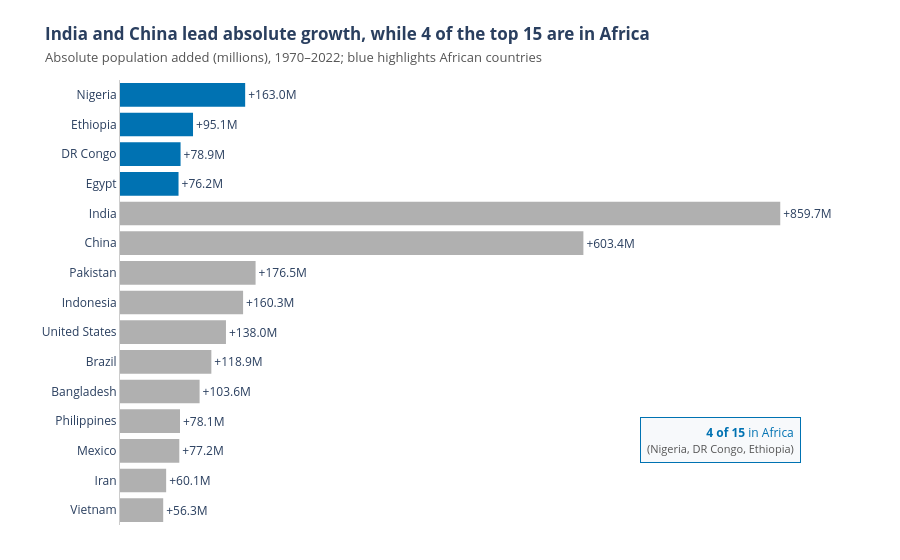

Here is the notebook cell this chart was saved with:
### Markdown cell above
Chart Type: Sorted Horizontal Bar Chart (px.bar)

Justification: A sorted bar chart makes ranking and comparing exact magnitude differences across 15 discrete countries effortless via aligned bar lengths along a common baseline. Colouring African countries in Okabe-Ito blue (#0072B2) against neutral grey (#B0B0B0) for other regions directly answers how many top-gaining countries are in Africa without needing a legend, while direct end-of-bar value labels and a callout annotation highlight the key takeaways.

### Code cell
# Q2
# YOUR CODE HERE

import pandas as pd
import plotly.express as px

pop_wide = df[["CCA3", "Country", "Continent", "1970 Population", "2022 Population"]].copy()
pop_wide["Growth_1970_2022"] = pop_wide["2022 Population"] - pop_wide["1970 Population"]
pop_wide["Growth_Millions"] = pop_wide["Growth_1970_2022"] / 1e6

top15 = (
    pop_wide.sort_values("Growth_1970_2022", ascending=False)
    .head(15)
    .sort_values("Growth_1970_2022", ascending=True)
    .copy()
)

top15["Is_Africa"] = top15["Continent"] == "Africa"
africa_count = int(top15["Is_Africa"].sum())

color_map = {
    True: "#0072B2",   # Accent blue for Africa
    False: "#B0B0B0",  # Neutral grey for other continents
}

fig = px.bar(
    top15,
    x="Growth_Millions",
    y="Country",
    orientation="h",
    color="Is_Africa",
    color_discrete_map=color_map,
    template="plotly_white",
    text=top15["Growth_Millions"].map(lambda v: f"+{v:.1f}M"),
    title=(
        f"<b>India and China lead absolute growth, while {africa_count} of the top 15 are in Africa</b>"
        "<br><span style='font-size:13px; color:#555555;'>"
        "Absolute population added (millions), 1970–2022; blue highlights African countries</span>"
    ),
)

fig.update_traces(
    textposition="outside",
    cliponaxis=False,
    marker_line_width=0,
    hovertemplate="<b>%{y}</b><br>Added: %{x:.1f}M<extra></extra>",
)

fig.add_annotation(
    xref="paper",
    yref="paper",
    x=0.98,
    y=0.14,
    text=f"<b>{africa_count} of 15</b> in Africa<br><span style='font-size:11px; color:#555555;'>(Nigeria, DR Congo, Ethiopia)</span>",
    showarrow=False,
    align="right",
    bgcolor="#F7F9FB",
    bordercolor="#0072B2",
    borderwidth=1,
    borderpad=6,
    font=dict(size=12, color="#0072B2"),
)

fig.update_layout(
    showlegend=False,
    margin=dict(l=120, r=85, t=80, b=35),
    hovermode="closest",
)

fig.update_xaxes(
    title=None,
    showticklabels=False,
    showgrid=False,
    zeroline=False,
)

fig.update_yaxes(
    title=None,
    showgrid=False,
    linecolor="#CCCCCC",
)

fig.show()

### Figure 1 — Plotly figure (JSON) as saved in the notebook; plotly's stock layout.template omitted (floating-point values rounded to 4 significant figures)
{"data": [{"cliponaxis": false, "hovertemplate": "<b>%{y}</b><br>Added: %{x:.1f}M<extra></extra>", "legendgroup": "False", "marker": {"color": "#B0B0B0", "line": {"width": 0}, "pattern": {"shape": ""}}, "name": "False", "orientation": "h", "showlegend": true, "text": ["+56.3M", "+60.1M", "+77.2M", "+78.1M", "+103.6M", "+118.9M", "+138.0M", "+160.3M", "+176.5M", "+603.4M", "+859.7M"], "textposition": "outside", "type": "bar", "x": [56.26, 60.1, 77.21, 78.12, 103.6, 118.9, 138.0, 160.3, 176.5, 603.4, 859.7], "xaxis": "x", "y": ["Vietnam", "Iran", "Mexico", "Philippines", "Bangladesh", "Brazil", "United States", "Indonesia", "Pakistan", "China", "India"], "yaxis": "y"}, {"cliponaxis": false, "hovertemplate": "<b>%{y}</b><br>Added: %{x:.1f}M<extra></extra>", "legendgroup": "True", "marker": {"color": "#0072B2", "line": {"width": 0}, "pattern": {"shape": ""}}, "name": "True", "orientation": "h", "showlegend": true, "text": ["+76.2M", "+78.9M", "+95.1M", "+163.0M"], "textposition": "outside", "type": "bar", "x": [76.21, 78.86, 95.07, 163.0], "xaxis": "x", "y": ["Egypt", "DR Congo", "Ethiopia", "Nigeria"], "yaxis": "y"}], "layout": {"annotations": [{"align": "right", "bgcolor": "#F7F9FB", "bordercolor": "#0072B2", "borderpad": 6, "borderwidth": 1, "font": {"color": "#0072B2", "size": 12}, "showarrow": false, "text": "<b>4 of 15</b> in Africa<br><span style='font-size:11px; color:#555555;'>(Nigeria, DR Congo, Ethiopia)</span>", "x": 0.98, "xref": "paper", "y": 0.14, "yref": "paper"}], "barmode": "relative", "hovermode": "closest", "legend": {"title": {"text": "Is_Africa"}, "tracegroupgap": 0}, "margin": {"b": 35, "l": 120, "r": 85, "t": 80}, "showlegend": false, "title": {"text": "<b>India and China lead absolute growth, while 4 of the top 15 are in Africa</b><br><span style='font-size:13px; color:#555555;'>Absolute population added (millions), 1970–2022; blue highlights African countries</span>"}, "xaxis": {"anchor": "y", "domain": [0, 1], "showgrid": false, "showticklabels": false, "title": {}, "zeroline": false}, "yaxis": {"anchor": "x", "domain": [0, 1], "linecolor": "#CCCCCC", "showgrid": false, "title": {}}}}
